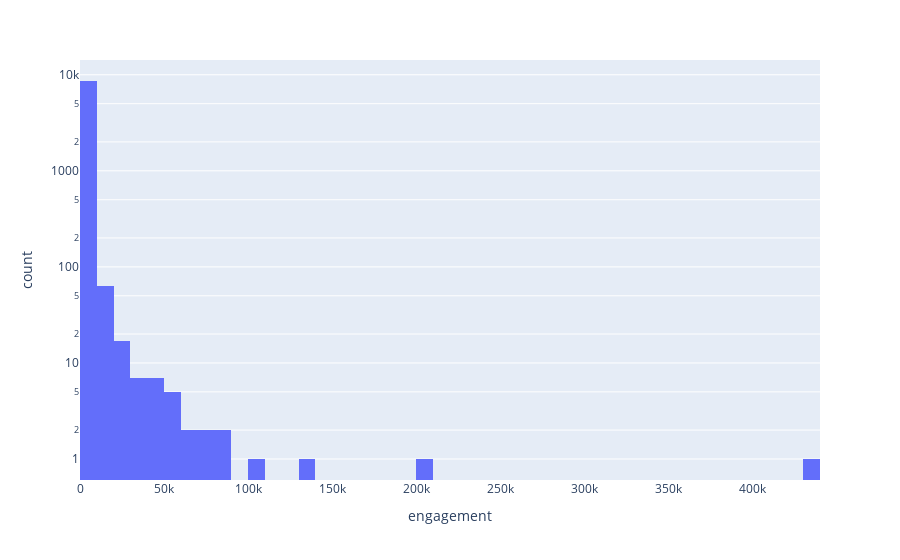

Notebook source saved alongside this figure:
### Markdown cell above
**Looking at the distribution of engagement**

### Code cell
fig = px.histogram(df, x='engagement', nbins=50, log_y=True)
fig.show()

### Figure 1 — Plotly figure (JSON) as saved in the notebook; plotly's stock layout.template omitted (floating-point values rounded to 4 significant figures; data arrays with more than 128 entries replaced by an {"elided": "..."} marker saying what was removed)
{"data": [{"alignmentgroup": "True", "bingroup": "x", "hovertemplate": "engagement=%{x}<br>count=%{y}<extra></extra>", "legendgroup": "", "marker": {"color": "#636efa", "pattern": {"shape": ""}}, "name": "", "nbinsx": 50, "offsetgroup": "", "orientation": "v", "showlegend": false, "type": "histogram", "x": {"elided": "8720 int values"}, "xaxis": "x", "yaxis": "y"}], "layout": {"barmode": "relative", "legend": {"tracegroupgap": 0}, "margin": {"t": 60}, "xaxis": {"anchor": "y", "domain": [0, 1], "title": {"text": "engagement"}}, "yaxis": {"anchor": "x", "domain": [0, 1], "title": {"text": "count"}, "type": "log"}}}
